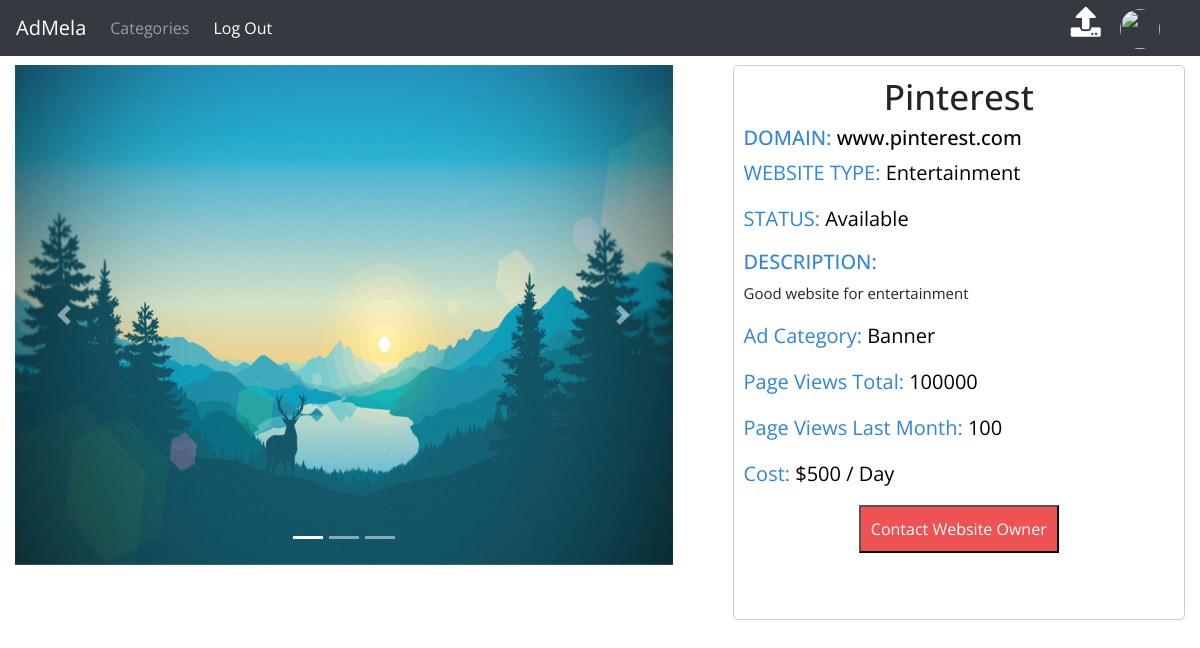
Page /adlisting.php?ad_Id=3 on the committed database.
### tables this page shows
CREATE TABLE `ads` (
  `aid` int(11) NOT NULL,
  `websiteId` int(11) NOT NULL,
  `websiteOwnerId` int(11) NOT NULL,
  `websiteType` int(11) NOT NULL,
  `width` int(11) NOT NULL,
  `height` int(11) NOT NULL,
  `type` int(11) NOT NULL,
  `status` int(11) NOT NULL,
  `cost` bigint(20) NOT NULL,
  `favourites` int(11) NOT NULL,
  `imgdst1` varchar(500) NOT NULL,
  `imgdst2` varchar(500) NOT NULL,
  `imgdst3` varchar(500) NOT NULL
);

CREATE TABLE `websites` (
  `wid` int(11) NOT NULL,
  `websiteName` varchar(50) NOT NULL,
  `websiteDomain` varchar(50) NOT NULL,
  `ownerId` int(11) NOT NULL,
  `websiteType` int(11) NOT NULL,
  `websiteDescription` text NOT NULL,
  `pageviews` int(11) NOT NULL,
  `pg_lastmonth` int(11) NOT NULL
);

CREATE TABLE `website_type` (
  `wtid` int(11) NOT NULL,
  `wbtype` varchar(50) NOT NULL,
  `totalWebsites` int(11) NOT NULL
);

CREATE TABLE `ad_type` (
  `tid` int(11) NOT NULL,
  `adtype` varchar(50) NOT NULL,
  `totalWebsites` int(11) NOT NULL
);

### adlisting.php (the view, shortened to what this page needs)
<?php
include 'dbh.php';
$ad_Id=$_GET['ad_Id'];
?>
<!doctype html>
<head>
    <link rel="stylesheet" href="https://stackpath.bootstrapcdn.com/bootstrap/4.1.3/css/bootstrap.min.css">
    <link rel="stylesheet" href="https://use.fontawesome.com/releases/v5.2.0/css/all.css">
</head>
<body>
<nav class="navbar navbar-expand-lg navbar-dark bg-dark fixed-top">
	<a class="navbar-brand" href="index.php">AdMela</a>
	<div class="collapse navbar-collapse header-boy" id="navbarNavAltMarkup" style="">
		<div class="navbar-nav" style="float:left">
			<a class="nav-item nav-link " href="categorypage.php">Categories </a>
		</div>
		<a href="logout.php" class="nav-item nav-link" style="color:white">Log Out</a>
		<div class="header-right">
			<a href="advertise.php" class="header-ad-icon">
				<i style="font-size:30px;color:white" class="fas fa-upload"></i>
			</a>
			<a href="user_profile.php" class="header-dp-icon">
				<img src="<?php echo $_SESSION['profilePicLocation']; ?>" class="header-up-dp">
			</a>
		</div>
	</div>
</nav>
<div class="outer-container container-fluid">
	<?php
	$sql="SELECT * FROM ads WHERE aid='$ad_Id'";
	$result=mysqli_query($conn,$sql);
	$row=mysqli_fetch_assoc($result);
	$websiteId=$row['websiteId'];
	$adtype=$row['type'];
	$sql0="SELECT * FROM ad_type WHERE tid='$adtype'";
	$result0=mysqli_query($conn,$sql0);
	$row0=mysqli_fetch_assoc($result0);
	$sql1="SELECT * FROM websites WHERE wid='$websiteId'";
	$result1=mysqli_query($conn,$sql1);
	$row1=mysqli_fetch_assoc($result1);
	$websiteType=$row1['websiteType'];
	$sql2="SELECT * FROM website_type WHERE wtid='$websiteType'";
	$result2=mysqli_query($conn,$sql2);
	$row2=mysqli_fetch_assoc($result2);
	?>
	<div class="row">
		<div class="col-md-7">
			<div class="listing-ss-div">
				<div id="demo" class="carousel slide" data-ride="carousel">
					<ul class="carousel-indicators">
						<li data-target="#demo" data-slide-to="0" class="active"></li>
						<li data-target="#demo" data-slide-to="1"></li>
						<li data-target="#demo" data-slide-to="2"></li>
					</ul>
					<div class="carousel-inner">
						<div class="carousel-item active">
						  	<img style="width:100%;height:500px" src="<?php echo $row['imgdst1']; ?>" width="1100" height="500">
						</div>
					</div>
					<a class="carousel-control-prev" href="#demo" data-slide="prev">
						<span class="carousel-control-prev-icon"></span>
					</a>
					<a class="carousel-control-next" href="#demo" data-slide="next">
						<span class="carousel-control-next-icon"></span>
					</a>
				</div>
			</div>
		</div>
		<div class="col-md-5">
			<div class="listing-info-div">
				<h2 class="website-name"><?php echo $row1['websiteName']; ?></h2>
				<h3 class="website-category">DOMAIN: <span style="color:black"><?php echo $row1['websiteDomain']; ?></span></h3>
				<p class="website-category">WEBSITE TYPE: <span style="color:black"><?php echo $row2['wbtype']; ?></span></p>
				<?php
				if($row['status']==0)
				{
					?>
					<p class="website-category">STATUS: <span style="color:black">Available</span></p>
					<?php
				}
				else
				{
					?>
					<p class="website-category">STATUS: <span style="color:black">Not-Available</span></p>
					<?php
				}
				?>
				<div class="website-description-div">
					<h3 class="website-description-heading">DESCRIPTION:</h3>
					<p class="website-description"><?php echo $row1['websiteDescription']; ?></p>
				</div>
				<p class="website-category">Ad Category: <span style="color:black"><?php echo $row0['adtype']; ?></span></p>
				<p class="website-category">Page Views Total: <span style="color:black"><?php echo $row1['pageviews']; ?></span></p>
				<p class="website-category">Page Views Last Month: <span style="color:black"><?php echo $row1['pg_lastmonth']; ?></span></p>
				<p class="website-category">Cost: <span style="color:black">$<?php echo $row['cost']; ?> / Day</span></p>
				<div style="width:210px;margin:0 auto;display:block" id="adlist-action-div">
					<button class="get-contacts-link" data-toggle="modal" data-target="#myModal">Contact Website Owner</button>
				</div>
			</div>
		</div>
	</div>
</div>
</body>
</html>

### adlisting.php (style rules this page uses)
a,a:hover { text-decoration: none; }
* { font-family: 'Open Sans', sans-serif; }
.header-right { position:absolute; right:40px; }
.header-up-dp { width:40px; height:40px; border-radius: 50%; margin-left:10px; }
.header-ad-icon { position:relative; width:40px; height:40px; margin-top:20px; padding:5px; padding-left:10px; }
.outer-container { padding:0px; width:100%; margin-top:50px; position:relative; }
.listing-ss-div { padding:15px; padding-bottom:40px; }
.website-name { text-align:center; font-size:35px; margin-top:10px; }
.listing-info-div { margin:15px; border:1px solid #cccccc; height:100%; margin-bottom:40px; border-radius:5px; }
.website-description-heading { font-size:20px; margin-left:10px; color:#2e86de; }
.website-description { font-size:15px; padding-left:10px; padding-right:10px; }
.website-category { font-size:20px; margin-left:10px; color:#2e86de; }
.get-contacts-link { background-color:#ee5253; color:#fff; padding:10px; width:200px; display:block; margin:0 auto; cursor:pointer; }

### rows in the picture
ads: imgdst1 (picture), cost "500"
websites: websiteName "Pinterest", websiteDomain "www.pinterest.com", websiteDescription "Good website for entertainment", pageviews "100000", pg_lastmonth "100"
website_type: wbtype "Entertainment"
ad_type: adtype "Banner"
